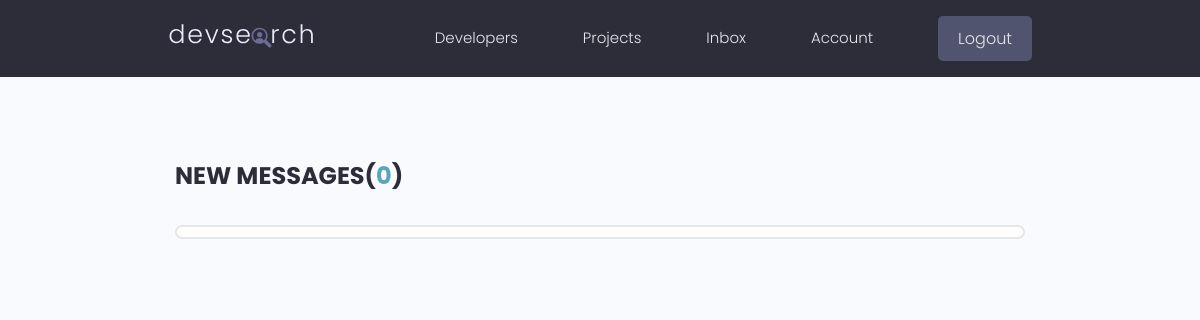
/inbox/ (signed in), run on an earlier commit of the app's database.
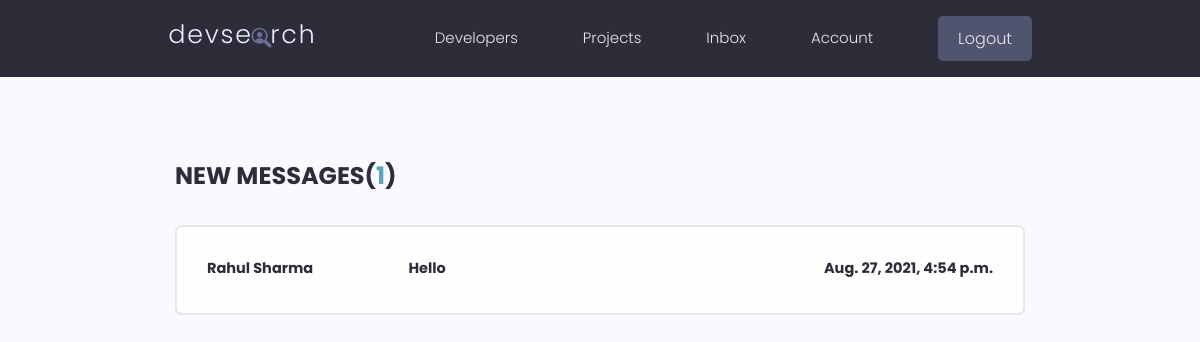
And on a later commit of the database.
### users/models.py (models this page shows, shortened)
class Message(models.Model):
    sender = models.ForeignKey(
        Profile, on_delete=models.SET_NULL, null=True, blank=True)
    recipient = models.ForeignKey(
        Profile, on_delete=models.SET_NULL, null=True, blank=True, related_name="messages")
    name = models.CharField(max_length=200, null=True, blank=True)
    email = models.EmailField(max_length=200, null=True, blank=True)
    subject = models.CharField(max_length=200, null=True, blank=True)
    body = models.TextField()
    is_read = models.BooleanField(default=False, null=True)
    created = models.DateTimeField(auto_now_add=True)
    id = models.UUIDField(default=uuid.uuid4, unique=True,
                          primary_key=True, editable=False)
    class Meta:
        ordering = ['is_read', '-created']

### users/views.py (the view)
# urls.py: path('inbox/', views.inbox, name="inbox"),
@login_required(login_url='login')
def inbox(request):
    profile = request.user.profile
    messageRequests = profile.messages.all()
    unreadCount = messageRequests.filter(is_read=False).count()
    context = {'messageRequests': messageRequests, 'unreadCount': unreadCount}
    return render(request, 'users/inbox.html', context)

### users/templates/users/inbox.html
{% extends 'main.html' %}
{% block content %}
<main class="inbox my-xl">
  <div class="content-box">
    <h3 class="inbox__title">New Messages(<span>{{unreadCount}}</span>)</h3>
    <ul class="messages">
      {% for message in messageRequests %}
      {% if message.is_read == False %}
      <li class="message message--unread">
        {% else %}
      <li class="message">
        {% endif %}
        <a href="{% url 'message' message.id %}">
          <span class="message__author">{{message.name}}</span>
          <span class="message__subject">{{message.subject}}</span>
          <span class="message__date">{{message.created}}</span>
        </a>
      </li>
      {% endfor %}
    </ul>
  </div>
</main>
{% endblock content %}

What changed in the data, as far as the page shows it:
added Message: name "Rahul Sharma", subject "Hello", created "Aug. 27, 2021, 4:54 p.m."
Also different on the page:
{{ unreadCount }}: "0" → "1"
